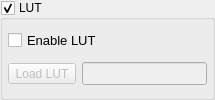
            <widget class="QGroupBox" name="groupBoxLut">
             <property name="title">
              <string>LUT</string>
             </property>
             <property name="checkable">
              <bool>true</bool>
             </property>
             <layout class="QGridLayout" name="gridLayout_24">
              <property name="leftMargin">
               <number>5</number>
              </property>
              <property name="topMargin">
               <number>5</number>
              </property>
              <property name="rightMargin">
               <number>5</number>
              </property>
              <property name="bottomMargin">
               <number>5</number>
              </property>
              <item row="0" column="0">
               <widget class="QFrame" name="frameLut">
                <layout class="QGridLayout" name="gridLayout_25">
                 <property name="leftMargin">
                  <number>0</number>
                 </property>
                 <property name="topMargin">
                  <number>0</number>
                 </property>
                 <property name="rightMargin">
                  <number>0</number>
                 </property>
                 <property name="bottomMargin">
                  <number>0</number>
                 </property>
                 <item row="0" column="0">
                  <widget class="QCheckBox" name="checkBoxLutEnable">
                   <property name="font">
                    <font>
                     <pointsize>10</pointsize>
                    </font>
                   </property>
                   <property name="text">
                    <string>Enable LUT</string>
                   </property>
                  </widget>
                 </item>
                 <item row="1" column="0">
                  <layout class="QHBoxLayout" name="horizontalLayout_30">
                   <item>
                    <widget class="QToolButton" name="toolButtonLoadLut">
                     <property name="enabled">
                      <bool>false</bool>
                     </property>
                     <property name="sizePolicy">
                      <sizepolicy hsizetype="Preferred" vsizetype="Fixed">
                       <horstretch>0</horstretch>
                       <verstretch>0</verstretch>
                      </sizepolicy>
                     </property>
                     <property name="text">
                      <string>Load LUT</string>
                     </property>
                     <property name="icon">
                      <iconset resource="ressources.qrc">
                       <normaloff>:/RetinaIMG/RetinaIMG/Folder-Open-icon.png</normaloff>:/RetinaIMG/RetinaIMG/Folder-Open-icon.png</iconset>
                     </property>
                     <property name="iconSize">
                      <size>
                       <width>12</width>
                       <height>12</height>
                      </size>
                     </property>
                    </widget>
                   </item>
                   <item>
                    <widget class="QLineEdit" name="lineEditLutName">
                     <property name="enabled">
                      <bool>false</bool>
                     </property>
                     <property name="font">
                      <font>
                       <pointsize>10</pointsize>
                      </font>
                     </property>
                     <property name="readOnly">
                      <bool>true</bool>
                     </property>
                    </widget>
                   </item>
                  </layout>
                 </item>
                </layout>
               </widget>
              </item>
             </layout>
            </widget>
